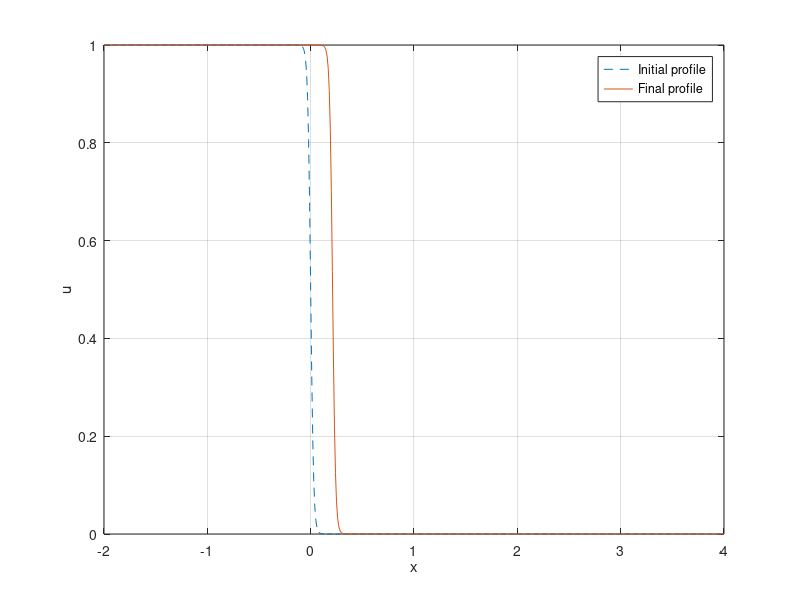

The MATLAB source for this figure:
epsilon = 0.01;
a = -2;
b = 4;
T = 10;

h = 0.01; % space step (adjustable)
dt = 0.01; % time step (adjustable)
x = linspace(a, b, round((b-a)/h) + 1);

u0 = 0.5 * (1 - tanh(x / (2 * sqrt(2) * epsilon)));
u = u0;

for s = 1:round(T/dt)   %s: time step index
    u1 = u;

    for g = 2:length(x)-1   %g: spatial grid-point index
        uxx = (u(g-1) - 2*u(g) + u(g+1)) / h^2;
        rate = epsilon^2 * uxx + u(g) - u(g)^3;
        u1(g) = u(g) + dt * rate;
    end

    u = u1;
end

%check plot
plot(x, u0, '--', x, u, '-')
xlabel('x')
ylabel('u')
legend('Initial profile', 'Final profile')
grid on


%numerical wave speed c
j = find(u(1:end-1) > 0.5 & u(2:end) <= 0.5, 1);
xmid = x(j) + (0.5 - u(j)) * (x(j+1) - x(j)) / (u(j+1) - u(j));
%xmid: final wave centre
cnum = xmid / T;

fprintf('Final wave centre: %.6f\n', xmid);
fprintf('Numerical wave speed: %.6f\n', cnum);

%Final wave centre: 0.212126  Numerical wave speed: 0.021213 (This is the result after substituting in epsilon )
